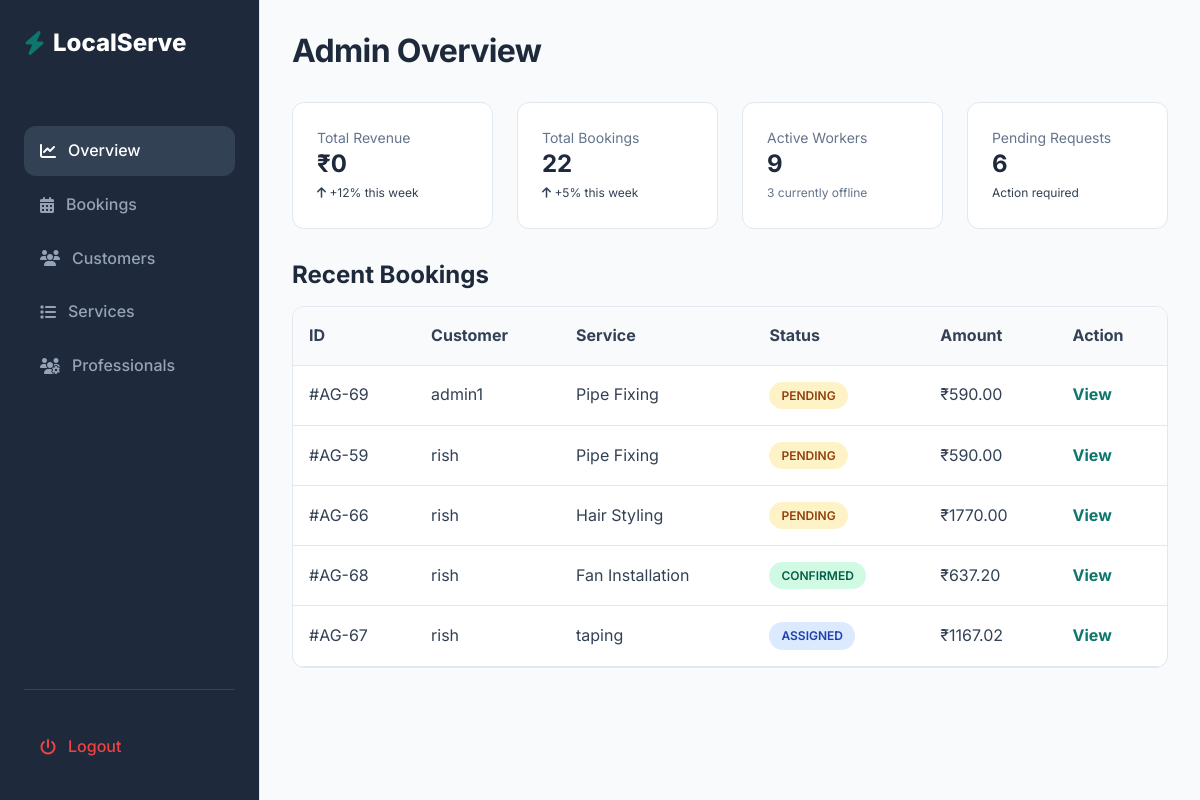
The app's page /dashboard/admin/, older data.
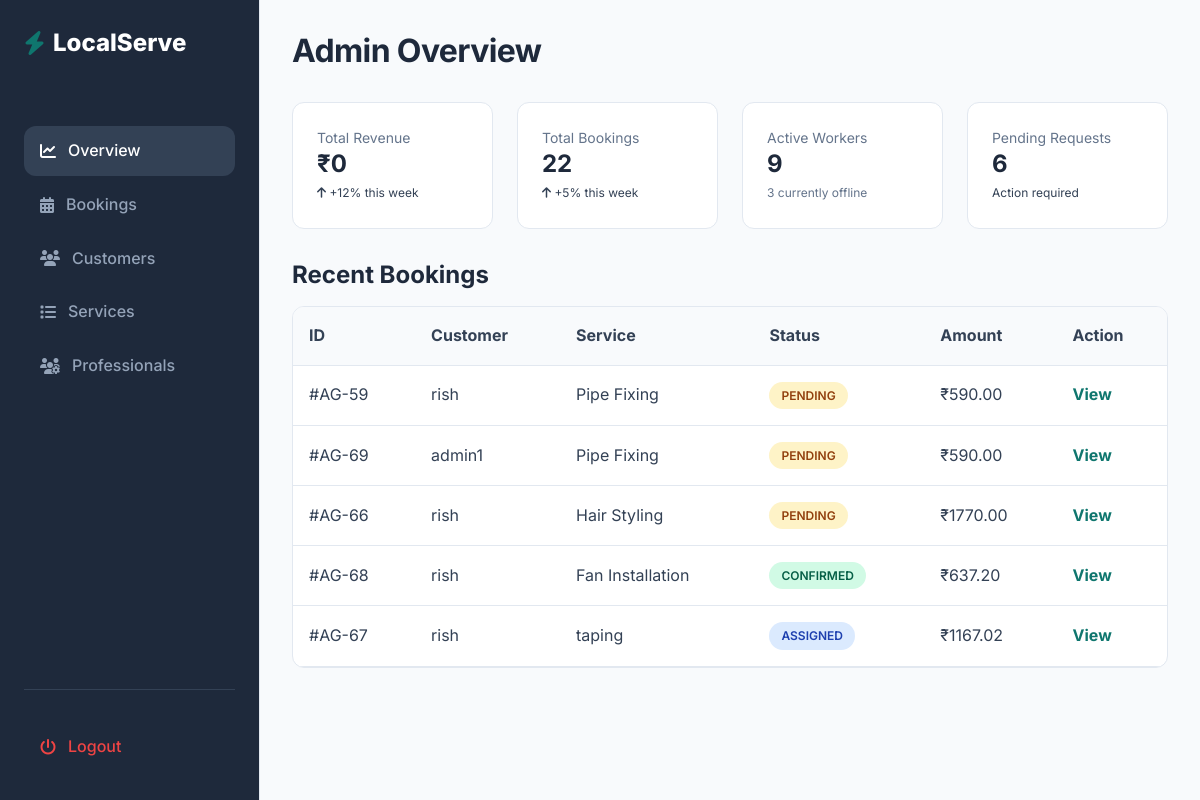
The same page, newer data.
### bookings/models.py (models this page shows, shortened)
class Booking(models.Model):
    BOOKING_STATUS_CHOICES = [
        ('PENDING','Pending'),
        ('ASSIGNED', 'Assigned'),
        ('CONFIRMED','Confirmed'),
        ('IN_PROGRESS','In Progress'),
        ('COMPLETED','Completed'),
        ('CANCELLED', 'Cancelled'),
    ]
    customer = models.ForeignKey(User, on_delete = models.CASCADE, related_name='bookings')
    service = models.ForeignKey(Service, on_delete = models.CASCADE, related_name='bookings')
    worker = models.ForeignKey(Worker, on_delete = models.SET_NULL, null=True, blank=True, related_name='bookings')
    booking_date = models.DateField()
    booking_time = models.TimeField()
    total_price = models.DecimalField(max_digits=8, decimal_places=2, default=0)
    label = models.CharField(max_length=50, blank=True, null=True)
    address_line = models.CharField(max_length=500)
    city = models.CharField(max_length=100)
    state = models.CharField(max_length=100)
    pincode = models.CharField(max_length=10)
    landmark = models.CharField(max_length=100, blank=True)
    booking_status = models.CharField(max_length=20, choices = BOOKING_STATUS_CHOICES, default='PENDING')
    created_at = models.DateTimeField(auto_now_add=True)
    updated_at = models.DateTimeField(auto_now = True)

### services/models.py (models this page shows, shortened)
class Service(models.Model):
    category = models.ForeignKey(ServiceCategory, on_delete=models.CASCADE, related_name = "services")
    title = models.CharField(max_length=150)
    description = models.TextField()
    price = models.DecimalField(max_digits=8,decimal_places=2)
    duration_minutes = models.IntegerField()
    image = models.ImageField(upload_to="services/",blank=True, null=True)
    is_active = models.BooleanField(default=True)
    created_at = models.DateTimeField(auto_now_add=True)
    is_best_seller = models.BooleanField(default=False)
    includes = models.TextField(blank=True,default="",
        help_text="Enter one item per line (e.g. Deep dusting, Floor cleaning, etc.)"
    )

### dashboard/views.py (the view)
# urls.py: path('admin/', views.admin_dashboard, name = 'admin_dashboard'),
def admin_dashboard(request):
    total_revenue = Booking.objects.filter(booking_status = "COMPLETED").aggregate(total=Sum("total_price"))["total"] or 0
    total_bookings = Booking.objects.count()
    active_workers = Worker.objects.filter(is_active=True).count()
    pending_requests = Booking.objects.filter(
        booking_status="PENDING").count()
    recent_bookings = Booking.objects.select_related("customer", "service").order_by("-created_at")[:5]
    context ={
        "total_revenue": total_revenue,
        "total_bookings": total_bookings,
        "active_workers": active_workers,
        "pending_requests": pending_requests,
        "recent_bookings": recent_bookings,
    }
    return render(request,'admin/dashboard/admin_dashboard.html',context)

### templates/admin/dashboard/admin_dashboard.html (shortened to what this page needs)
{% extends "base_admin.html" %}
        {% block content %}
            <h2 style="margin-bottom: 2rem;">Admin Overview</h2>
            <div class="grid grid-cols-4 grid-gap" style="margin-bottom: 2rem;">
                <div class="card p-6">
                    <p class="text-sm text-light mb-1">Total Revenue</p>
                    <h3 class="text-2xl font-bold text-success">₹{{ total_revenue }}</h3>
                    <span class="text-xs text-success"><i class="fa-solid fa-arrow-up"></i> +12% this week</span>
                </div>
                <div class="card p-6">
                    <p class="text-sm text-light mb-1">Total Bookings</p>
                    <h3 class="text-2xl font-bold">{{ total_bookings }}</h3>
                    <span class="text-xs text-success"><i class="fa-solid fa-arrow-up"></i> +5% this week</span>
                </div>
                <div class="card p-6">
                    <p class="text-sm text-light mb-1">Active Workers</p>
                    <h3 class="text-2xl font-bold">{{ active_workers }}</h3>
                    <span class="text-xs text-light">3 currently offline</span>
                </div>
                <div class="card p-6">
                    <p class="text-sm text-light mb-1">Pending Requests</p>
                    <h3 class="text-2xl font-bold text-warning">{{ pending_requests }}</h3>
                    <span class="text-xs text-warning">Action required</span>
                </div>
            </div>
            <h3 style="margin-bottom: 1rem;">Recent Bookings</h3>
            <div class="card" style="padding: 0; overflow: hidden;">
                <table style="width: 100%; border-collapse: collapse; text-align: left;">
                    <thead style="background: #F8FAFC; border-bottom: 1px solid var(--color-border);">
                        <tr>
                            <th style="padding: 1rem;">ID</th>
                            <th style="padding: 1rem;">Customer</th>
                            <th style="padding: 1rem;">Service</th>
                            <th style="padding: 1rem;">Status</th>
                            <th style="padding: 1rem;">Amount</th>
                            <th style="padding: 1rem;">Action</th>
                        </tr>
                    </thead>
                    <tbody>
                        {% for booking in recent_bookings %}
                        <tr style="border-bottom: 1px solid var(--color-border);">
                            <td style="padding: 1rem;">#AG-{{ booking.id }}</td>
                            <td style="padding: 1rem;">{{ booking.customer.username }}</td>
                            <td style="padding: 1rem;">{{ booking.service.title }}</td>
                            <td style="padding: 1rem;">
                                {% if booking.booking_status == "PENDING" %}
                                <span class="badge badge-warning">Pending</span>
                                {% elif booking.booking_status == "ASSIGNED" %}
                                <span class="badge badge-info">Assigned</span>
                                {% elif booking.booking_status == "CONFIRMED" %}
                                <span class="badge badge-success">Confirmed</span>
                                {% elif booking.booking_status == "COMPLETED" %}
                                <span class="badge badge-success">Completed</span>
                                {% elif booking.booking_status == "CANCELLED" %}
                                <span class="badge badge-danger">Cancelled</span>
                                {% endif %}
                            </td>
                            <td style="padding: 1rem;">₹{{ booking.total_price }}</td>
                            <td style="padding: 1rem;"><a href="{% url 'admin_booking_detail' booking.id %}?from=dashboard"
                                    class="text-primary font-bold">View</a></td>
                        </tr>
                        {% endfor %}
                    </tbody>
                </table>
            </div>
        {% endblock %}

Row changes from the older to the newer data that the page shows:
changed Booking id 59: moves up the list
